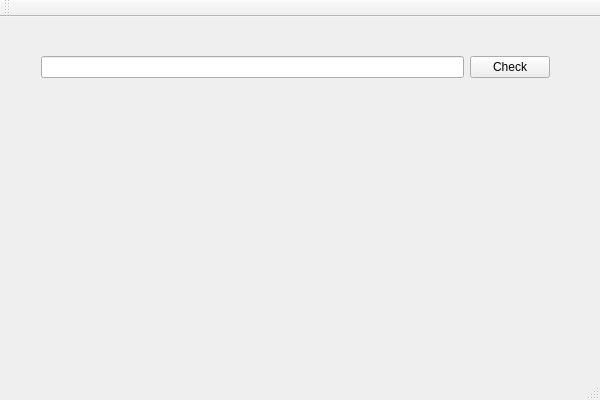
<?xml version="1.0" encoding="UTF-8"?>
<ui version="4.0">
 <class>CharCounterGUIClass</class>
 <widget class="QMainWindow" name="CharCounterGUIClass">
  <property name="geometry">
   <rect>
    <x>0</x>
    <y>0</y>
    <width>600</width>
    <height>400</height>
   </rect>
  </property>
  <property name="windowTitle">
   <string>CharCounterGUI</string>
  </property>
  <widget class="QWidget" name="centralWidget">
   <widget class="QWidget" name="horizontalLayoutWidget">
    <property name="geometry">
     <rect>
      <x>30</x>
      <y>20</y>
      <width>531</width>
      <height>61</height>
     </rect>
    </property>
    <layout class="QHBoxLayout" name="horizontalLayout">
     <item>
      <widget class="QLineEdit" name="lineEdit"/>
     </item>
     <item>
      <widget class="QPushButton" name="pushButton">
       <property name="text">
        <string>Check</string>
       </property>
      </widget>
     </item>
    </layout>
   </widget>
  </widget>
  <widget class="QMenuBar" name="menuBar">
   <property name="geometry">
    <rect>
     <x>0</x>
     <y>0</y>
     <width>600</width>
     <height>21</height>
    </rect>
   </property>
  </widget>
  <widget class="QToolBar" name="mainToolBar">
   <attribute name="toolBarArea">
    <enum>TopToolBarArea</enum>
   </attribute>
   <attribute name="toolBarBreak">
    <bool>false</bool>
   </attribute>
  </widget>
  <widget class="QStatusBar" name="statusBar"/>
 </widget>
 <layoutdefault spacing="6" margin="11"/>
 <resources>
  <include location="CharCounterGUI.qrc"/>
 </resources>
 <connections/>
</ui>
